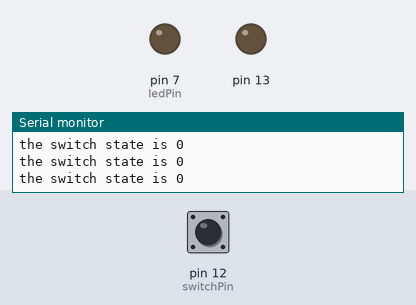
This sketch was run on a simulated Arduino Uno, built with avr-gcc and run on an emulated ATmega328P. Shown: output pins drawn as LEDs (lit = HIGH), the last lines printed to the serial monitor. Inputs (shaded band) come from the test bench; at power-on: pin 12 (switchPin) LOW.

Above: at 1.2 s.
1.3 s: pin 12 (switchPin) pulled HIGH for 0.15 s
At 1.41 s:
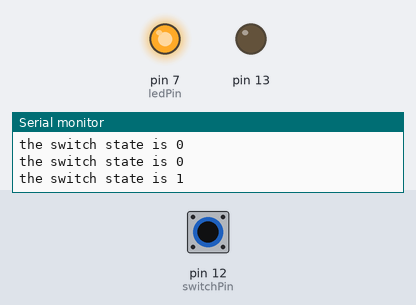
2.9 s: pin 12 (switchPin) pulled HIGH for 3.2 s
At 7.3 s:
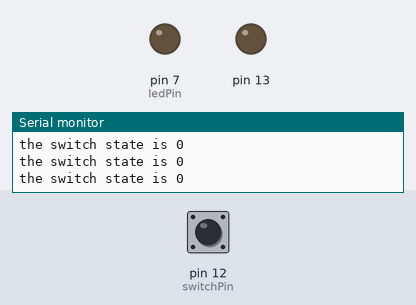
Timing chart, 0 to 8.8 s (numbered marks = the images above; inputs shaded):
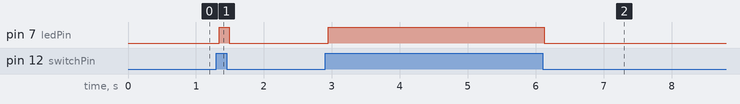

The sketch:

MonoSwitch.ino
```cpp
const int switchPin = 12;   // pin of the digital input related to the switch
const int ledPin = 7;      // pin of the digital output related to the LED

int switchState = 0;       // storage variable for current switch state


void setup() {
  // It's to turn integrated led off.
  pinMode(13, OUTPUT);

  pinMode(ledPin, OUTPUT);     // the led pin is setup as an output
  pinMode(switchPin, INPUT);   // the switch pin is setup as an input

  Serial.begin(9600);          // Serial commmunication setup at 9600 baud
}

void loop() {
  switchState = digitalRead(switchPin);    // read the state of the digital pin 2

  Serial.print("the switch state is ");
  Serial.println(switchState);

  if (switchState == HIGH) {     // test if the switch is pushed or not
    digitalWrite(ledPin, HIGH);  // turn the LED ON if it is currently pushed
  } else {
    digitalWrite(ledPin, LOW);   // turn the LED OFF if it is not currently pushed
  }
}
```

Measured:
- after the input at 1.3 s, pin 7 (ledPin): LOW → HIGH at once, → LOW 0.14 s later
- after the input at 2.9 s, pin 7 (ledPin): LOW → HIGH after 0.05 s, → LOW 3.2 s later
